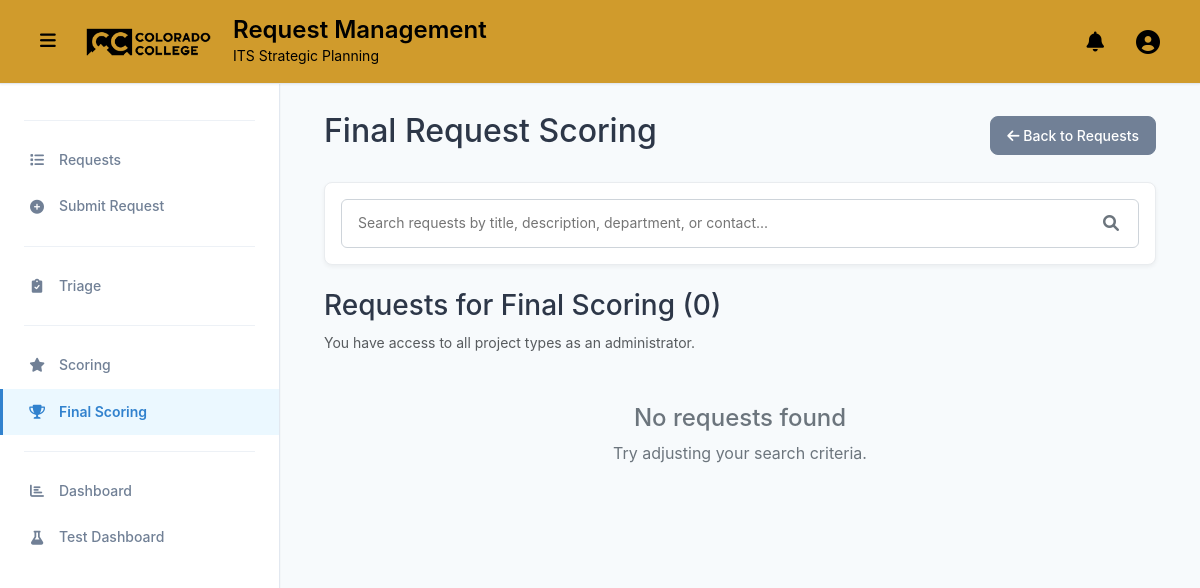
/final-scoring/ (signed in), run on an earlier commit of the app's database.
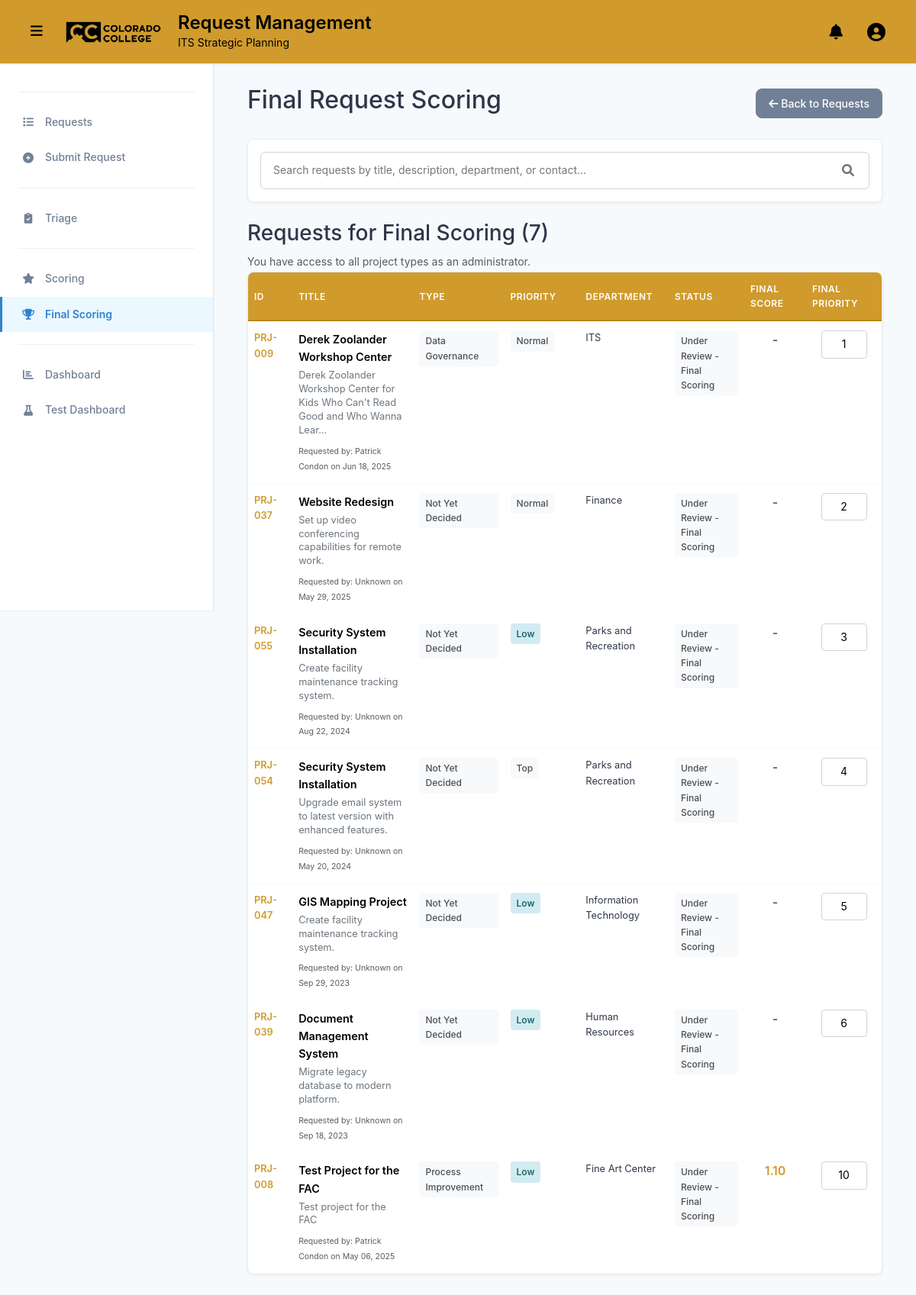
And on a later commit of the database.
### projects/models.py (models this page shows, shortened)
class Project(models.Model):
    STATUS_CHOICES = [
        ('pending', 'Pending Review'),
        ('approved', 'Approved'),
        ('rejected', 'Rejected'),
        ('under_review_triage', 'Under Review - Triage'),
        ('under_review_scoring', 'Under Review - Scoring'),
        ('under_review_final_scoring', 'Under Review - Final Scoring'),
        ('completed', 'Completed'),
        ('archived', 'Archived'),
        ('on_hold', 'On Hold'),
        ('cancelled', 'Cancelled'),
    ]
    STAGE_CHOICES = [
        ('Pending_Review', 'Pending Review'),
        ('Under_Review_Triage', 'Under Review - Triage'),
        ('Under_Review_Scoring', 'Under Review - Scoring'),
        ('Under_Review_Final_Scoring', 'Under Review - Final Scoring'),
    ]
    PRIORITY_CHOICES = [
        ('Low', 'Low'),
        ('Normal', 'Normal'),
        ('High', 'High'),
        ('Top', 'Top'),
    ]
    FINAL_PRIORITY_CHOICES = [
        (1, 'Low'),
        (2, 'Medium'),
        (3, 'High'),
    ]
    PROJECT_TYPE_CHOICES = [
        ('not_yet_decided', 'Not Yet Decided'),
        ('process_improvement', 'Process Improvement'),
        ('it_governance', 'IT Governance'),
        ('erp_governance', 'ERP Governance'),
        ('data_governance', 'Data Governance'),
    ]
    title = models.CharField(max_length=200)
    description = models.TextField()
    project_type = models.CharField(
        max_length=20,
        choices=PROJECT_TYPE_CHOICES,
        default='not_yet_decided',
        verbose_name="Request Type",
        help_text="Type of request submission"
    )
    submitted_by = models.ForeignKey(User, on_delete=models.CASCADE, null=True, blank=True)
    submission_date = models.DateTimeField(default=timezone.now)
    status = models.CharField(max_length=30, choices=STATUS_CHOICES, default='pending')
    stage = models.CharField(max_length=30, choices=STAGE_CHOICES, default='Pending_Review', help_text="Current stage of the project")
    budget = models.DecimalField(max_digits=10, decimal_places=2, null=True, blank=True)
    start_date = models.DateField(null=True, blank=True)
    end_date = models.DateField(null=True, blank=True)
    department = models.CharField(max_length=100, null=True, blank=True)
    contact_person = models.CharField(max_length=100, null=True, blank=True)
    contact_email = models.EmailField(null=True, blank=True)
    contact_phone = models.CharField(max_length=20, null=True, blank=True)
    triage_notes = models.TextField(blank=True, null=True)
    priority = models.CharField(max_length=10, choices=PRIORITY_CHOICES, default='Normal')
    scoring_notes = models.TextField(blank=True, null=True, help_text="Notes related to project scoring or evaluation")
    final_priority = models.IntegerField(null=True, blank=True, help_text="Project ranking (lower number = higher priority)")
    final_score = models.FloatField(null=True, blank=True, help_text="Final score")
    strategic_alignment = models.IntegerField(null=True, blank=True, help_text="Strategic alignment score (1-5)")
    cost_benefit = models.IntegerField(null=True, blank=True, help_text="Cost benefit score (1-5)")
    user_impact = models.IntegerField(null=True, blank=True, help_text="User impact and adoption score (1-5)")
    ease_of_implementation = models.IntegerField(null=True, blank=True, help_text="Ease of implementation score (1-5)")
    vendor_reputation_support = models.IntegerField(null=True, blank=True, help_text="Vendor reputation and support score (1-5)")
    security_compliance = models.IntegerField(null=True, blank=True, help_text="Security and compliance score (1-5)")
    student_centered = models.IntegerField(null=True, blank=True, help_text="Student-centered score (1-5)")
    @property
    def formatted_id(self):
        return f"PRJ-{self.id:03d}"
    class Meta:
        ordering = ['-submission_date']
        db_table = 'project_requests'

### projects/views.py (the view, shortened to what this page needs)
# urls.py: path('final-scoring/', views.project_final_scoring_list, name='project_final_scoring_list'),
@login_required
@user_passes_test(is_scoring_user)
def project_final_scoring_list(request):
    search_query = request.GET.get('search', '')
    projects = Project.objects.filter(stage='Under_Review_Final_Scoring').select_related('submitted_by').order_by(
        models.F('final_priority').asc(nulls_last=True),
        '-submission_date'
    )
    allowed_types = get_user_allowed_project_types(request.user)
    if allowed_types is not None:
        projects = projects.filter(project_type__in=allowed_types)
    allowed_types = get_user_allowed_project_types(request.user)
    if allowed_types is not None:
        type_display_names = []
        for project_type in allowed_types:
            for choice in Project.PROJECT_TYPE_CHOICES:
                if choice[0] == project_type:
                    type_display_names.append(choice[1])
                    break
    else:
        type_display_names = None
    return render(request, 'projects/project_final_scoring_list.html', {
        'projects': projects,
        'search_query': search_query,
        'allowed_project_types': type_display_names,
    })

### projects/views.py (called while the page is built, shortened)
def is_scoring_user(user):
    return user.is_staff or (not user.groups.filter(name='Cabinet Group').exists() and not user.groups.filter(name='Triage Group').exists())

def get_user_allowed_project_types(user):
    if user.is_staff:
        return None  # None means no filtering (see all types)

### projects/templates/projects/project_final_scoring_list.html (shortened to what the changed rows need)
{% extends "base_cc.html" %}
{% load static %}
{% load project_tags %}
{% block content %}
<div class="container">
    <div class="d-flex justify-content-between align-items-center mb-4">
        <h2>Final Request Scoring</h2>
    </div>
    <div class="cc-projects-section">
        <div class="cc-projects-header">
            <h3>Requests for Final Scoring ({{ projects|length }})</h3>
            {% if user.is_authenticated %}
                {% if user.is_staff %}
                    <p class="text-muted mb-0"><small>You have access to all project types as an administrator.</small></p>
                {% elif user.groups.all %}
                    {% for group in user.groups.all %}
                        {% if group.name == 'IT Governance Scoring' %}
                            <p class="text-muted mb-0"><small>You are viewing IT Governance projects only.</small></p>
                        {% endif %}
                    {% endfor %}
                {% else %}
                    <p class="text-muted mb-0"><small>You have access to all project types.</small></p>
                {% endif %}
            {% endif %}
        </div>
        {% if projects %}
        <div class="cc-final-scoring-table-container">
            <table class="cc-final-scoring-table">
                <thead>
                    <tr>
                        <th>ID</th>
                        <th>Title</th>
                        <th>Type</th>
                        <th>Priority</th>
                        <th>Department</th>
                        <th>Status</th>
                        <th>Final Score</th>
                        <th>Final Priority</th>
                    </tr>
                </thead>
                <tbody>
                    {% for project in projects %}
                    <tr class="cc-project-row" draggable="true" data-project-id="{{ project.id }}">
                        <td class="cc-project-id-cell">
                            <span class="cc-project-id">{{ project.formatted_id }}</span>
                        </td>
                        <td class="cc-project-title-cell">
                            <div class="cc-project-title">{{ project.title }}</div>
                            <div class="cc-project-description">{{ project.description|truncatechars:80 }}</div>
                            <div class="cc-project-requested">
                                <small class="text-muted">
                                    Requested by:
                                    {% if project.submitted_by %}
                                        {{ project.submitted_by.get_full_name|default:project.submitted_by.username }}
                                    {% else %}
                                        Unknown
                                    {% endif %}
                                    on {{ project.submission_date|date:'M d, Y' }}
                                </small>
                            </div>
                        </td>
                        <td class="cc-project-type-cell">
                            <span class="cc-meta-item">{{ project.get_project_type_display }}</span>
                        </td>
                        <td class="cc-project-priority-cell">
                            <span class="cc-meta-item cc-priority-{{ project.priority|lower }}">{{ project.priority }}</span>
                        </td>
                        <td class="cc-project-department-cell">
                            {% if project.department %}
                                {{ project.department }}
                            {% else %}
                                <span class="text-muted">-</span>
                            {% endif %}
                        </td>
                        <td class="cc-project-status-cell">
                            <span class="cc-meta-item">{{ project.get_status_display }}</span>
                        </td>
                        <td class="cc-project-score-cell">
                            {% if project.final_score %}
                                <span class="cc-score-value">{{ project.final_score|floatformat:2 }}</span>
                            {% else %}
                                <span class="cc-score-value text-muted">-</span>
                            {% endif %}
                        </td>
                        <td class="cc-project-final-priority-cell">
                            <div class="cc-rank-display">
                                <input type="number"
                                       class="cc-priority-input final-priority-input"
                                       value="{{ project.final_priority|default:'' }}"
                                       min="1"
                                       data-project-id="{{ project.id }}"
                                       placeholder="Rank">
                            </div>
                        </td>
                    </tr>
                    {% endfor %}
                </tbody>
            </table>
        </div>
        {% else %}
        <div class="cc-empty-state">
            <h4>No requests found</h4>
            <p>Try adjusting your search criteria.</p>
        </div>
        {% endif %}
    </div>
</div>
{% endblock %}

What changed in the data, as far as the page shows it:
now on this page (row edited): Project: formatted_id "PRJ-009", title "Derek Zoolander Workshop Center", description "Derek Zoolander Workshop Center for Kids Who Can't Read Good and Who Wanna Lear…", submitted_by.get_full_name "Patrick Condon", submission_date "Jun 18, 2025", project_type "Data Governance", priority "Normal", department "ITS", status "Under Review - Final Scoring", final_priority "1"
added Project: formatted_id "PRJ-037", title "Website Redesign", description "Set up video conferencing capabilities for remote work.", shows "Unknown", submission_date "May 29, 2025", project_type "Not Yet Decided", priority "Normal", department "Finance", status "Under Review - Final Scoring", final_priority "2"
added Project: formatted_id "PRJ-055", title "Security System Installation", description "Create facility maintenance tracking system.", shows "Unknown", submission_date "Aug 22, 2024", project_type "Not Yet Decided", priority "Low", department "Parks and Recreation", status "Under Review - Final Scoring", final_priority "3"
added Project: formatted_id "PRJ-054", title "Security System Installation", description "Upgrade email system to latest version with enhanced features.", shows "Unknown", submission_date "May 20, 2024", project_type "Not Yet Decided", priority "Top", department "Parks and Recreation", status "Under Review - Final Scoring", final_priority "4"
added Project: formatted_id "PRJ-047", title "GIS Mapping Project", description "Create facility maintenance tracking system.", shows "Unknown", submission_date "Sep 29, 2023", project_type "Not Yet Decided", priority "Low", department "Information Technology", status "Under Review - Final Scoring", final_priority "5"
added Project: formatted_id "PRJ-039", title "Document Management System", description "Migrate legacy database to modern platform.", shows "Unknown", submission_date "Sep 18, 2023", project_type "Not Yet Decided", priority "Low", department "Human Resources", status "Under Review - Final Scoring", final_priority "6"
now on this page (row edited): Project: formatted_id "PRJ-008", title "Test Project for the FAC", description "Test project for the FAC", submitted_by.get_full_name "Patrick Condon", submission_date "May 06, 2025", project_type "Process Improvement", priority "Low", department "Fine Art Center", status "Under Review - Final Scoring", final_score "1.10", final_priority "10"
Also different on the page:
{{ projects|length }}: "0" → "7"
text no longer shown: "No requests found Try adjusting your search criteria."
text now shown: "ID TITLE TYPE PRIORITY DEPARTMENT STATUS FINAL SCORE FINAL PRIORITY"
